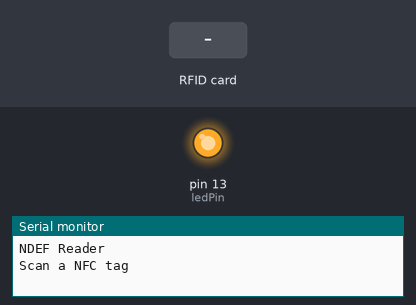
The sketch below on a simulated Arduino Uno, built with avr-gcc and run on an emulated ATmega328P. Shown: output pins drawn as LEDs (lit = HIGH), the last lines printed to the serial monitor. Inputs (shaded band) come from the test bench.

Above: at 1.2 s.
1.3 s: RFID card 5E 7A 19 C4 held to the reader
At 5.9 s:
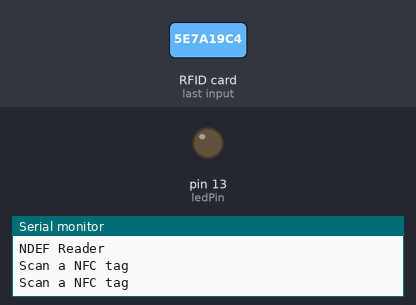
Timing chart, 0 to 11.6 s (numbered marks = the images above; inputs shaded):
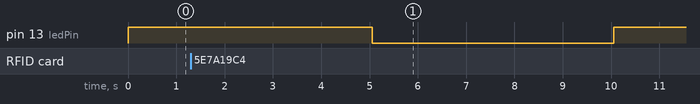

The sketch:

ReadTag.ino
```cpp
#if 0
#include <SPI.h>
#include <PN532_SPI.h>
#include <PN532.h>
#include <NfcAdapter.h>

PN532_SPI pn532spi(SPI, 10);
NfcAdapter nfc = NfcAdapter(pn532spi);
#else

#include <Wire.h>
#include <PN532_I2C.h>
#include <PN532.h>
#include <NfcAdapter.h>

PN532_I2C pn532_i2c(Wire);
NfcAdapter nfc = NfcAdapter(pn532_i2c);
#endif

const int ledPin =  LED_BUILTIN;// the number of the LED pin

void setup(void) {
    while (!Serial) {
     }

    pinMode(ledPin, OUTPUT);
    digitalWrite(ledPin, LOW);
    Serial.begin(9600);
    Serial.println("NDEF Reader");
    nfc.begin();
}

void loop(void) {

    digitalWrite(ledPin, HIGH);
    Serial.println("\nScan a NFC tag\n");
    if (nfc.tagPresent())
    {
        digitalWrite(ledPin, LOW);
        NfcTag tag = nfc.read();
        tag.print();
    }
    delay(5000);
}
```

Measured:
- after the input at 1.3 s, pin 13 (ledPin): HIGH → LOW after 3.8 s, → HIGH 5.0 s later
